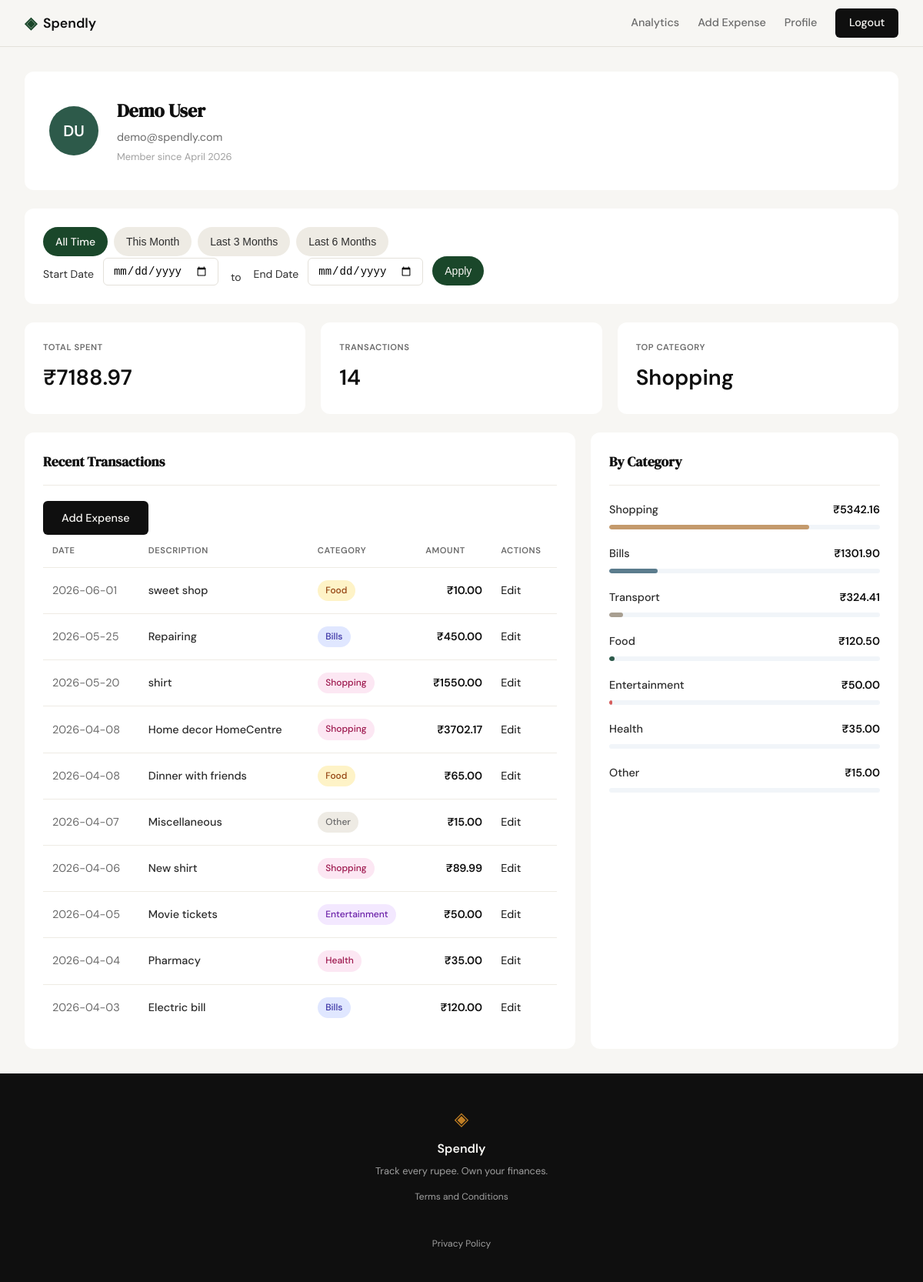
Screenshot of /profile (signed in) with the database file from the repository.
### tables this page shows
CREATE TABLE users (
            id INTEGER PRIMARY KEY AUTOINCREMENT,
            name TEXT NOT NULL,
            email TEXT UNIQUE NOT NULL,
            password_hash TEXT NOT NULL,
            created_at TEXT DEFAULT (datetime('now'))
        );

CREATE TABLE expenses (
            id INTEGER PRIMARY KEY AUTOINCREMENT,
            user_id INTEGER NOT NULL,
            amount REAL NOT NULL,
            category TEXT NOT NULL,
            date TEXT NOT NULL,
            description TEXT,
            created_at TEXT DEFAULT (datetime('now')),
            FOREIGN KEY (user_id) REFERENCES users(id)
        );

### app.py (the view, shortened to what this page needs)
@app.route("/profile")
def profile():
    if not session.get("user_id"):
        return redirect(url_for("login"))
    user_id = session["user_id"]
    start_date = request.args.get('start_date', type=str)
    end_date = request.args.get('end_date', type=str)
    def is_valid_date(date_str):
        if not date_str or date_str == '':
            return True  # Empty string means no filter
    if not is_valid_date(start_date):
        start_date = None
    if not is_valid_date(end_date):
        end_date = None
    if start_date and end_date and start_date > end_date:
        flash("Start date must be before end date.", "error")
        start_date = None
        end_date = None
    user = get_user_by_id(user_id)
    if user is None:
        session.clear()
        return redirect(url_for("login"))
    stats = get_summary_stats(user_id, start_date=start_date, end_date=end_date)
    transactions = get_recent_transactions(user_id, start_date=start_date, end_date=end_date)
    categories = get_category_breakdown(user_id, start_date=start_date, end_date=end_date)
    return render_template("profile.html",
                          user=user, stats=stats,
                          transactions=transactions, categories=categories,
                          start_date=start_date, end_date=end_date)

### database/db.py (called while the page is built)
def get_db():
    conn = sqlite3.connect(DATABASE)
    conn.row_factory = sqlite3.Row
    conn.execute("PRAGMA foreign_keys = ON")
    return conn

### database/queries.py (called while the page is built)
def get_user_by_id(user_id):
    conn = get_db()
    cursor = conn.cursor()
    cursor.execute(
        "SELECT id, name, email, created_at FROM users WHERE id = ?",
        (user_id,)
    )
    user = cursor.fetchone()
    conn.close()
    if user is None:
        return None
    try:
        date_obj = datetime.strptime(user['created_at'], '%Y-%m-%d %H:%M:%S')
        member_since = date_obj.strftime('%B %Y')
    except ValueError:
        member_since = user['created_at'][:7]  # Just YYYY-MM
    return {
        'id': user['id'],
        'name': user['name'],
        'email': user['email'],
        'member_since': member_since,
        'initials': ''.join([part[0].upper() for part in user['name'].split()[:2]]) or 'U'
    }

### templates/profile.html (shortened to what this page needs)
{% extends "base.html" %}
{% block content %}
<div class="profile-page">
    <div class="profile-header-card">
        <div class="profile-avatar">{{ user.initials }}</div>
        <div class="profile-details">
            <h1 class="profile-name">{{ user.name }}</h1>
            <p class="profile-email">{{ user.email }}</p>
            <p class="profile-member">Member since {{ user.member_since }}</p>
        </div>
    </div>
    <div class="date-filter-card">
        <form method="GET" action="{{ url_for('profile') }}" id="date-filter-form">
            <div class="preset-buttons">
                <a href="{{ url_for('profile') }}" class="preset-btn" data-preset="all-time">All Time</a>
                <button type="button" class="preset-btn" data-preset="this-month">This Month</button>
                <button type="button" class="preset-btn" data-preset="last-3-months">Last 3 Months</button>
                <button type="button" class="preset-btn" data-preset="last-6-months">Last 6 Months</button>
            </div>
            <div class="date-inputs">
                <label for="start_date">Start Date</label>
                <input type="date" id="start_date" name="start_date" value="{{ start_date or '' }}">
                <span class="date-separator">to</span>
                <label for="end_date">End Date</label>
                <input type="date" id="end_date" name="end_date" value="{{ end_date or '' }}">
                <button type="submit" class="apply-btn">Apply</button>
            </div>
        </form>
    </div>
    <div class="stats-row">
        <div class="stat-card">
            <span class="stat-label">TOTAL SPENT</span>
            <span class="stat-value">₹{{ "%.2f"|format(stats.total_spent) }}</span>
        </div>
        <div class="stat-card">
            <span class="stat-label">TRANSACTIONS</span>
            <span class="stat-value">{{ stats.transaction_count }}</span>
        </div>
        <div class="stat-card">
            <span class="stat-label">TOP CATEGORY</span>
            <span class="stat-value">{{ stats.top_category }}</span>
        </div>
    </div>
    <div class="profile-bottom">
        <div class="transactions-card">
            <div class="card-header">
                <h2 class="card-title">Recent Transactions</h2>
                <a href="{{ url_for('add_expense') }}" class="btn btn-primary">Add Expense</a>
            </div>
            <table class="transactions-table">
                <thead>
                    <tr>
                        <th>DATE</th>
                        <th>DESCRIPTION</th>
                        <th>CATEGORY</th>
                        <th class="amount-header">AMOUNT</th>
                        <th>Actions</th>
                    </tr>
                </thead>
                <tbody>
                    {% for tx in transactions %}
                    <tr>
                        <td class="date-cell">{{ tx.date }}</td>
                        <td class="desc-cell">{{ tx.description }}</td>
                        <td class="category-cell"><span class="badge badge-{{ tx.category|lower }}">{{ tx.category }}</span></td>
                        <td class="amount-cell">₹{{ "%.2f"|format(tx.amount) }}</td>
                        <td class="actions-cell"><a href="/expenses/{{ tx.id }}/edit" class="action-link">Edit</a></td>
                    </tr>
                    {% endfor %}
                </tbody>
            </table>
        </div>
        <div class="categories-card">
            <h2 class="card-title">By Category</h2>
            <div class="categories-list">
                {% for cat in categories %}
                <div class="category-item">
                    <div class="category-header">
                        <span class="category-name">{{ cat.name }}</span>
                        <span class="category-amount">₹{{ "%.2f"|format(cat.amount) }}</span>
                    </div>
                    <div class="category-bar-bg">
                        <div class="category-bar category-bar-{{ cat.class }}" style="width: {{ cat.pct }}%"></div>
                    </div>
                </div>
                {% endfor %}
            </div>
        </div>
    </div>
</div>
{% endblock %}

### templates/profile.html (style rules this page uses)
.date-filter-card { background: var(--paper-card); border-radius: var(--radius-md); padding: 1.5rem; margin-bottom: 1.5rem; display: flex; flex-wrap: wrap; gap: 1rem; align-items: center; }
.preset-buttons { display: flex; gap: 0.5rem; flex-wrap: wrap; }
.preset-btn { background: var(--border-soft); color: var(--ink-soft); border: none; padding: 0.5rem 1rem; border-radius: 50px; font-size: 0.875rem; font-weight: 500; cursor: pointer; transition: all 0.2s; white-space: nowrap; }
.preset-btn.active { background: var(--accent); color: var(--paper); }
.date-inputs { display: flex; flex-wrap: wrap; gap: 0.75rem; align-items: end; }
.date-inputs label { font-size: 0.875rem; color: var(--ink-soft); margin-bottom: 0.25rem; }
.date-inputs input[type="date"] { padding: 0.5rem 0.75rem; border: 1px solid var(--border); border-radius: var(--radius-sm); font-size: 0.875rem; width: 150px; }
.date-separator { font-size: 0.875rem; color: var(--ink-soft); margin: 0 0.25rem; }
.apply-btn { background: var(--accent); color: var(--paper); border: none; padding: 0.5rem 1rem; border-radius: 50px; font-size: 0.875rem; font-weight: 500; cursor: pointer; transition: background 0.2s; height: 38px; display: flex; align-items: center; }

### rows the page displays
users: name "Demo User", email "demo@spendly.com"
expenses: date "2026-06-01", description "sweet shop", category "Food", amount "10.00"
expenses: date "2026-05-25", description "Repairing", category "Bills", amount "450.00"
expenses: date "2026-05-20", description "shirt", category "Shopping", amount "1550.00"
expenses: date "2026-04-08", description "Home decor HomeCentre", category "Shopping", amount "3702.17"
expenses: date "2026-04-08", description "Dinner with friends", category "Food", amount "65.00"
expenses: date "2026-04-07", description "Miscellaneous", category "Other", amount "15.00", name "Other"
expenses: date "2026-04-06", description "New shirt", category "Shopping", amount "89.99"
expenses: date "2026-04-05", description "Movie tickets", category "Entertainment", amount "50.00", name "Entertainment", {{ cat.pct }} 1 (drawn)
expenses: date "2026-04-04", description "Pharmacy", category "Health", amount "35.00", name "Health"
expenses: date "2026-04-03", description "Electric bill", category "Bills", amount "120.00"

### other values shown
{{ user.initials }} "DU"
{{ user.member_since }} "April 2026"
{{ "%.2f"|format(stats.total_spent) }} "7188.97"
{{ stats.transaction_count }} "14"
{{ stats.top_category }} "Shopping"
{{ cat.name }} "Shopping" "Bills" "Transport" "Food"
{{ "%.2f"|format(cat.amount) }} "5342.16" "1301.90" "324.41" "120.50"
